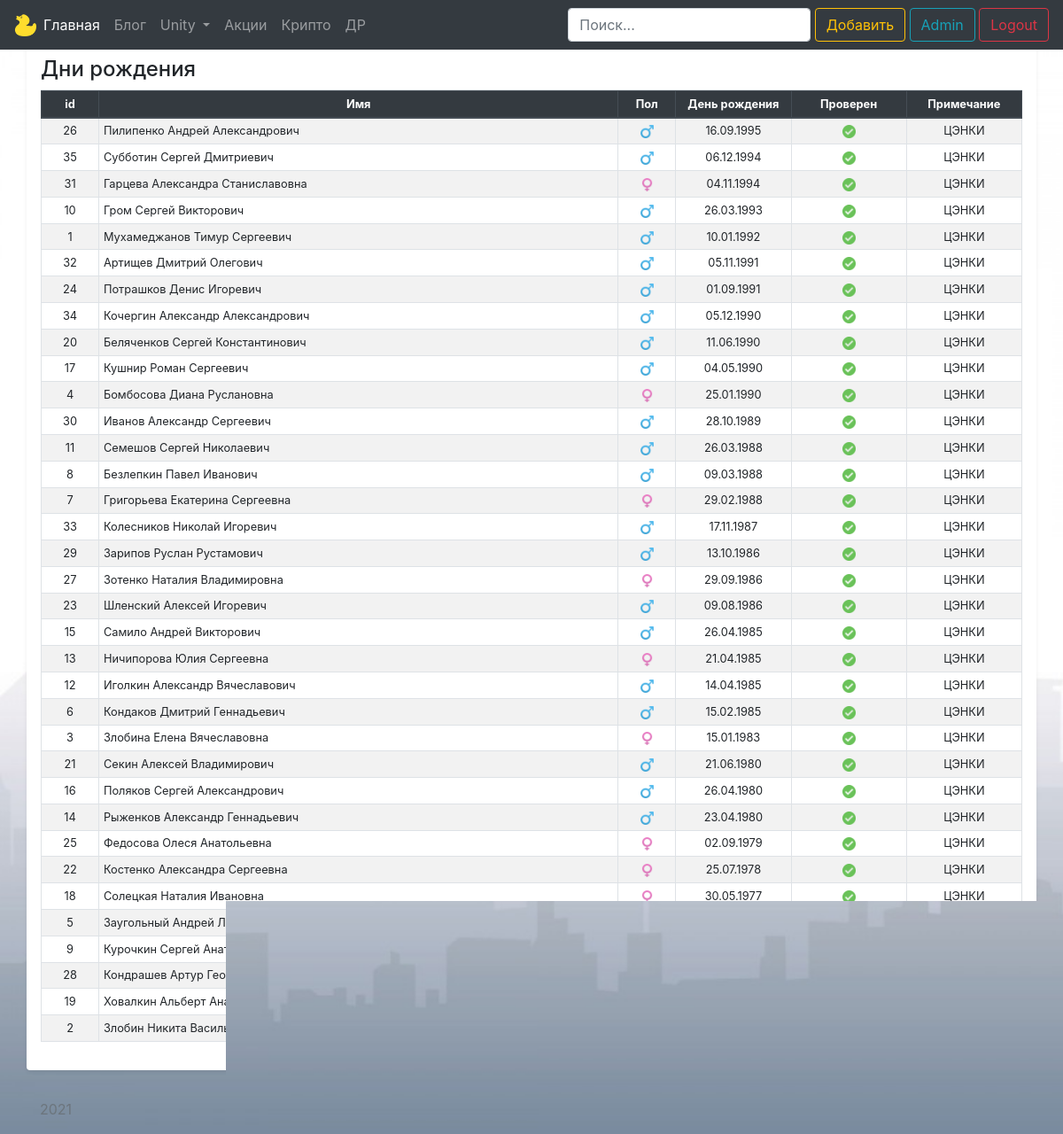
The app's page /birthdays (signed in) with its own data.
### models.py (models this page shows)
class Birthday(db.Model):
    id = db.Column(db.Integer, primary_key=True)
    name = db.Column(db.String(100), nullable=False)
    male = db.Column(db.Boolean, default=True)
    birthday = db.Column(db.Date)
    birthday_checked = db.Column(db.Boolean, default=False)
    comment = db.Column(db.Text)

### views.py (the view)
@app.route('/birthdays')
@login_required
def birthdays():
    q = request.args.get('q')
    if q:
        birthdays_db = Birthday.query.filter(Birthday.name.contains(q) |
                                             Birthday.comment.contains(q)).order_by(Birthday.birthday.desc())
    else:
        birthdays_db = Birthday.query.order_by(Birthday.birthday.desc())
    return render_template('birthdays/birthdays.html', birthdays=birthdays_db)

### templates/birthdays/birthdays.html (shortened to what this page needs)
{% extends 'base.html' %}
{% block body %}
<div class="container pt-5 my-3 p-3 bg-white rounded shadow-sm">
    <h4 class="border-bottom border-gray pb-2 mb-0">Дни рождения</h4>
    <table class="table table-striped table-bordered table-sm small text">
        <thead class="thead-dark">
            <tr align="center">
                <th scope="col" width="5%">id</th>
                <th scope="col" width="45%">Имя</th>
                <th scope="col" width="5%">Пол</th>
                <th scope="col" width="10%">День рождения</th>
                <th scope="col" width="10%">Проверен</th>
                <th scope="col" width="10%">Примечание</th>
            </tr>
        </thead>
        <tbody>
            {% for el in birthdays %}
            <tr class="">
                <td align="center">{{ el.id }}</td>
                <td>{{ el.name }}</td>
                <td align="center">{% if el.male == True %}
                    <img src="/static/birthdays/male.png" alt="" width="15" height="15">
                    {% else %}
                    <img src="/static/birthdays/female.png" alt="" width="15" height="15">
                    {% endif %}</td>
                <td align="center">{{ el.birthday.strftime('%d.%m.%Y') }}</td>
                <td align="center">{% if el.birthday_checked == True %}
                    <img src="/static/birthdays/checked.png" alt="" width="15" height="15">
                    {% else %}
                    <img src="/static/birthdays/non_checked.png" alt="" width="15" height="15">
                    {% endif %}</td>
                <td align="center">{{ el.comment }}</td>
            </tr>
            {% endfor %}
        </tbody>
    </table>
</div>
{% endblock %}

### templates/base.html (shortened to what this page needs)
<!doctype html>
<html lang="ru" class="h-100">
<head>
    <link rel="stylesheet" href="https://cdn.jsdelivr.net/npm/bootstrap@4.6.0/dist/css/bootstrap.min.css"
>
</head>
<body class="d-flex flex-column h-100">
<nav class="navbar navbar-expand-md navbar-dark fixed-top bg-dark">
    <a href="/" class="d-flex align-items-center mb-2 mb-lg-0 text-white text-decoration-none">
        <img src="/static/icon.png" alt="" width="25" height="25">
    </a>
    <div class="collapse navbar-collapse" id="navbarCollapse">
        <ul class="navbar-nav mr-auto">
            <li class="nav-item active"><a class="nav-link" href="/">Главная<span class="sr-only">(current)</span></a>
            </li>
            <li class="nav-item"><a class="nav-link" href="/blog">Блог</a></li>
            <li class="nav-item dropdown">
                <a class="nav-link dropdown-toggle" href="#" id="navbarDropdown" role="button" data-toggle="dropdown"
                   aria-haspopup="true" aria-expanded="false">
                    Unity
                </a>
            </li>
            {% if current_user.has_role('Admin') %}
            <li class="nav-item"><a class="nav-link" href="/stocks">Акции</a></li>
            <li class="nav-item"><a class="nav-link" href="/crypto">Крипто</a></li>
            <li class="nav-item"><a class="nav-link" href="/birthdays">ДР</a></li>
            {% endif %}
        </ul>
        <form class="form-inline mt-2 mt-md-0">
            <div class="text-end">
                {% if current_user.has_role('Admin') %}
                    {% if request.path == '/birthdays' %}
                    <input type="search" class="form-control form-control-dark" placeholder="Поиск..." name="q">
                    <a href="/birthdays/add" class="btn btn-outline-warning my-2 my-sm-0">Добавить</a>
                    {% endif %}
                <a href="/admin" class="btn btn-outline-info my-2 my-sm-0">Admin</a>
                <a href="/logout" class="btn btn-outline-danger my-2 my-sm-0">Logout</a>
                {% else %}
                <a href="/login" class="btn btn-outline-success my-2 my-sm-0">Login</a>
                {% endif %}
            </div>
        </form>
    </div>
</nav>
{% block body %}{% endblock %}
<footer class="footer mt-auto py-3">
    <div class="container">
        <span class="text-muted">2021</span>
    </div>
</footer>
</body>
</html>

### templates/base.html (style rules this page uses)
body { background-color: #E0E0E0; background-image: url('/static/bg.jpg'); background-repeat: no-repeat; background-attachment: fixed; background-size: cover; }

### records on screen
Birthday: id "26", name "Пилипенко Андрей Александрович", male True (drawn), birthday "16.09.1995", birthday_checked True (drawn), comment "ЦЭНКИ"
Birthday: id "35", name "Субботин Сергей Дмитриевич", male True (drawn), birthday "06.12.1994", birthday_checked True (drawn), comment "ЦЭНКИ"
Birthday: id "31", name "Гарцева Александра Станиславовна", male False (drawn), birthday "04.11.1994", birthday_checked True (drawn), comment "ЦЭНКИ"
Birthday: id "10", name "Гром Сергей Викторович", male True (drawn), birthday "26.03.1993", birthday_checked True (drawn), comment "ЦЭНКИ"
Birthday: id "1", name "Мухамеджанов Тимур Сергеевич", male True (drawn), birthday "10.01.1992", birthday_checked True (drawn), comment "ЦЭНКИ"
Birthday: id "32", name "Артищев Дмитрий Олегович", male True (drawn), birthday "05.11.1991", birthday_checked True (drawn), comment "ЦЭНКИ"
Birthday: id "24", name "Потрашков Денис Игоревич", male True (drawn), birthday "01.09.1991", birthday_checked True (drawn), comment "ЦЭНКИ"
Birthday: id "34", name "Кочергин Александр Александрович", male True (drawn), birthday "05.12.1990", birthday_checked True (drawn), comment "ЦЭНКИ"
Birthday: id "20", name "Беляченков Сергей Константинович", male True (drawn), birthday "11.06.1990", birthday_checked True (drawn), comment "ЦЭНКИ"
Birthday: id "17", name "Кушнир Роман Сергеевич", male True (drawn), birthday "04.05.1990", birthday_checked True (drawn), comment "ЦЭНКИ"
Birthday: id "4", name "Бомбосова Диана Руслановна", male False (drawn), birthday "25.01.1990", birthday_checked True (drawn), comment "ЦЭНКИ"
Birthday: id "30", name "Иванов Александр Сергеевич", male True (drawn), birthday "28.10.1989", birthday_checked True (drawn), comment "ЦЭНКИ"
Birthday: id "11", name "Семешов Сергей Николаевич", male True (drawn), birthday "26.03.1988", birthday_checked True (drawn), comment "ЦЭНКИ"
Birthday: id "8", name "Безлепкин Павел Иванович", male True (drawn), birthday "09.03.1988", birthday_checked True (drawn), comment "ЦЭНКИ"
Birthday: id "7", name "Григорьева Екатерина Сергеевна", male False (drawn), birthday "29.02.1988", birthday_checked True (drawn), comment "ЦЭНКИ"
Birthday: id "33", name "Колесников Николай Игоревич", male True (drawn), birthday "17.11.1987", birthday_checked True (drawn), comment "ЦЭНКИ"
Birthday: id "29", name "Зарипов Руслан Рустамович", male True (drawn), birthday "13.10.1986", birthday_checked True (drawn), comment "ЦЭНКИ"
Birthday: id "27", name "Зотенко Наталия Владимировна", male False (drawn), birthday "29.09.1986", birthday_checked True (drawn), comment "ЦЭНКИ"
Birthday: id "23", name "Шленский Алексей Игоревич", male True (drawn), birthday "09.08.1986", birthday_checked True (drawn), comment "ЦЭНКИ"
Birthday: id "15", name "Самило Андрей Викторович", male True (drawn), birthday "26.04.1985", birthday_checked True (drawn), comment "ЦЭНКИ"
Birthday: id "13", name "Ничипорова Юлия Сергеевна", male False (drawn), birthday "21.04.1985", birthday_checked True (drawn), comment "ЦЭНКИ"
Birthday: id "12", name "Иголкин Александр Вячеславович", male True (drawn), birthday "14.04.1985", birthday_checked True (drawn), comment "ЦЭНКИ"
Birthday: id "6", name "Кондаков Дмитрий Геннадьевич", male True (drawn), birthday "15.02.1985", birthday_checked True (drawn), comment "ЦЭНКИ"
Birthday: id "3", name "Злобина Елена Вячеславовна", male False (drawn), birthday "15.01.1983", birthday_checked True (drawn), comment "ЦЭНКИ"
Birthday: id "21", name "Секин Алексей Владимирович", male True (drawn), birthday "21.06.1980", birthday_checked True (drawn), comment "ЦЭНКИ"
Birthday: id "16", name "Поляков Сергей Александрович", male True (drawn), birthday "26.04.1980", birthday_checked True (drawn), comment "ЦЭНКИ"
Birthday: id "14", name "Рыженков Александр Геннадьевич", male True (drawn), birthday "23.04.1980", birthday_checked True (drawn), comment "ЦЭНКИ"
Birthday: id "25", name "Федосова Олеся Анатольевна", male False (drawn), birthday "02.09.1979", birthday_checked True (drawn), comment "ЦЭНКИ"
Birthday: id "22", name "Костенко Александра Сергеевна", male False (drawn), birthday "25.07.1978", birthday_checked True (drawn), comment "ЦЭНКИ"
Birthday: id "18", name "Солецкая Наталия Ивановна", male False (drawn), birthday "30.05.1977", birthday_checked True (drawn), comment "ЦЭНКИ"
Birthday: id "5", name "Заугольный Андрей Леонидович", male True (drawn), birthday_checked True (drawn)
Birthday: id "9", name "Курочкин Сергей Анатольевич", male True (drawn), birthday_checked True (drawn)
Birthday: id "28", name "Кондрашев Артур Георгиевич", male True (drawn), birthday_checked True (drawn)
Birthday: id "19", name "Ховалкин Альберт Анатольевич", male True (drawn), birthday_checked True (drawn)
Birthday: id "2", name "Злобин Никита Васильевич", male True (drawn), birthday_checked True (drawn)
